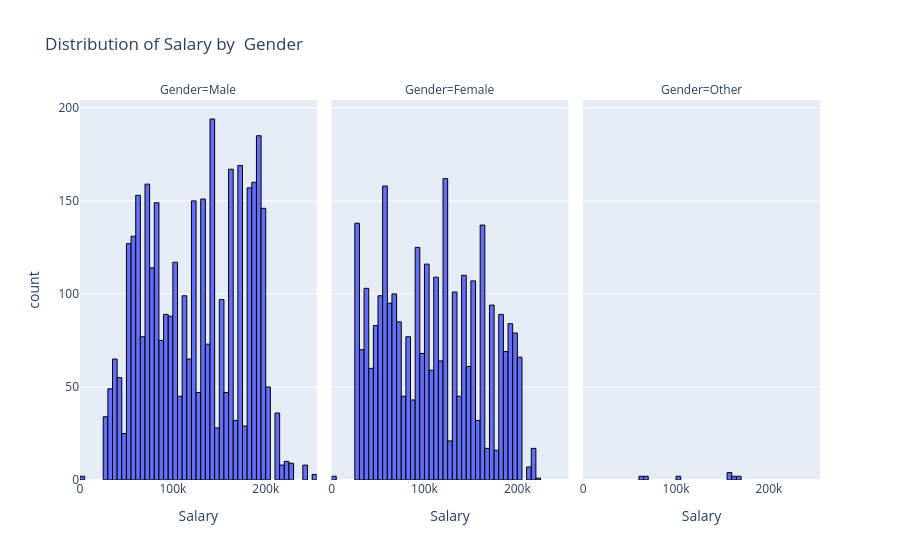

Source (notebook cell):
### Code cell
# С помощью гистограммы изучите распределение данных по Salary в разбивке по полу
# спользуйте параметр facet_col
fig = px.histogram(df_salary, x='Salary', facet_col='Gender', title='Distribution of Salary by  Gender')
fig.update_traces(marker=dict(line=dict(color='black', width=1)))
fig.show()

### Figure 1 — Plotly figure (JSON) as saved in the notebook; plotly's stock layout.template omitted (floating-point values rounded to 4 significant figures; data arrays with more than 128 entries replaced by an {"elided": "..."} marker saying what was removed)
{"data": [{"bingroup": "x", "hovertemplate": "Gender=Male<br>Salary=%{x}<br>count=%{y}<extra></extra>", "legendgroup": "", "marker": {"color": "#636efa", "line": {"color": "black", "width": 1}, "pattern": {"shape": ""}}, "name": "", "orientation": "v", "showlegend": false, "type": "histogram", "x": {"elided": "3674 float values"}, "xaxis": "x", "yaxis": "y"}, {"bingroup": "x", "hovertemplate": "Gender=Female<br>Salary=%{x}<br>count=%{y}<extra></extra>", "legendgroup": "", "marker": {"color": "#636efa", "line": {"color": "black", "width": 1}, "pattern": {"shape": ""}}, "name": "", "orientation": "v", "showlegend": false, "type": "histogram", "x": {"elided": "3014 float values"}, "xaxis": "x2", "yaxis": "y2"}, {"bingroup": "x", "hovertemplate": "Gender=Other<br>Salary=%{x}<br>count=%{y}<extra></extra>", "legendgroup": "", "marker": {"color": "#636efa", "line": {"color": "black", "width": 1}, "pattern": {"shape": ""}}, "name": "", "orientation": "v", "showlegend": false, "type": "histogram", "x": [166100.0, 69030.0, 161400.0, 104100.0, 62850.0, 166100.0, 69030.0, 161400.0, 104100.0, 62850.0, 158300.0, 159000.0, 159000.0, 159000.0], "xaxis": "x3", "yaxis": "y3"}], "layout": {"annotations": [{"font": {}, "showarrow": false, "text": "Gender=Male", "x": 0.16, "xanchor": "center", "xref": "paper", "y": 1, "yanchor": "bottom", "yref": "paper"}, {"font": {}, "showarrow": false, "text": "Gender=Female", "x": 0.5, "xanchor": "center", "xref": "paper", "y": 1, "yanchor": "bottom", "yref": "paper"}, {"font": {}, "showarrow": false, "text": "Gender=Other", "x": 0.84, "xanchor": "center", "xref": "paper", "y": 1, "yanchor": "bottom", "yref": "paper"}], "barmode": "relative", "legend": {"tracegroupgap": 0}, "title": {"text": "Distribution of Salary by  Gender"}, "xaxis": {"anchor": "y", "domain": [0, 0.32], "title": {"text": "Salary"}}, "xaxis2": {"anchor": "y2", "domain": [0.34, 0.66], "matches": "x", "title": {"text": "Salary"}}, "xaxis3": {"anchor": "y3", "domain": [0.68, 1.0], "matches": "x", "title": {"text": "Salary"}}, "yaxis": {"anchor": "x", "domain": [0, 1], "title": {"text": "count"}}, "yaxis2": {"anchor": "x2", "domain": [0, 1], "matches": "y", "showticklabels": false}, "yaxis3": {"anchor": "x3", "domain": [0, 1], "matches": "y", "showticklabels": false}}}
